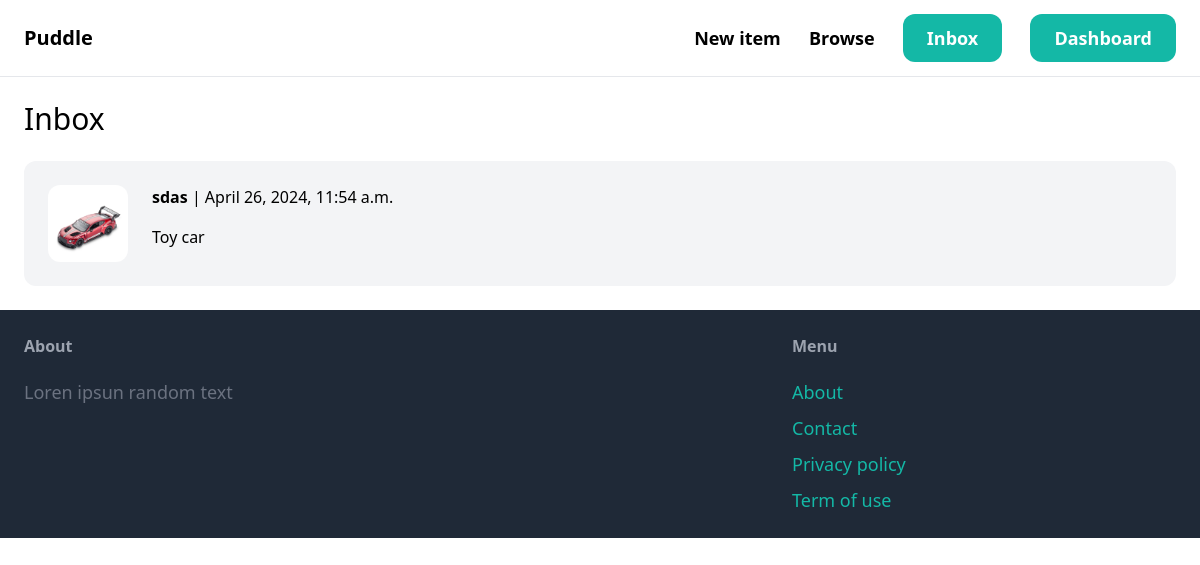
The page /inbox/ (signed in) on the database its author committed.
### conversation/models.py (models this page shows)
class Conversation(models.Model):
    item = models.ForeignKey(Item, related_name = 'conversations', on_delete=models.CASCADE)
    members = models.ManyToManyField(User, related_name='conversations')
    created_at = models.DateTimeField(auto_now_add=True)
    modified_at = models.DateTimeField(auto_now=True)
    class Meta:
        ordering = ('-modified_at',)

### item/models.py (models this page shows, shortened)
class Item(models.Model):
    category = models.ForeignKey(Category, related_name='items', on_delete=models.CASCADE)
    name = models.CharField(max_length=255)
    description = models.TextField(blank=True, null=True)
    price = models.FloatField()
    image = models.ImageField(upload_to='item_images', blank=True, null=True)
    is_sold = models.BooleanField(default=False)
    created_by = models.ForeignKey(User, related_name='items', on_delete=models.CASCADE)
    created_at = models.DateTimeField(auto_now_add=True)

### conversation/views.py (the view)
# urls.py: path('', views.inbox, name='inbox'),
@login_required
def inbox(request):
    conversations = Conversation.objects.filter(members__in=[request.user.id])
    return render(request, 'conversation/inbox.html',{
        'conversations': conversations
    })

### conversation/templates/conversation/inbox.html (shortened to what this page needs)
{% extends 'core/base.html' %}
{% block content %}
<h1 class="mb-6 text-3xl">Inbox</h1>
<div class="space-y-6">
    {% for conversation in conversations %}
        <a href="{% url 'conversation:detail' conversation.id %}">
            <div class="p-6 flex bg-gray-100 rounded-xl">
                <div class="pr-6">
                    <img src="{{ conversation.item.image.url }}" class="w-20 rounded-xl">
                </div>
                <div>
                    {% for member in conversation.members.all %}
                        {% if member != request.user %}
                            <p class="mb-4 "><strong>{{ member.username }}</strong> | {{conversation.modified_at }}</p>
                            <p>{{ conversation.item.name }}</p>
                        {% endif %}
                    {% endfor %}
                </div>
            </div>
        </a>
    {% endfor %}
</div>
{% endblock %}

### rows shown on the page
Conversation: item.image (picture), modified_at "April 26, 2024, 11:54 a.m.", item.name "Toy car"

### other values the page prints
{{ member.username }} "sdas"
